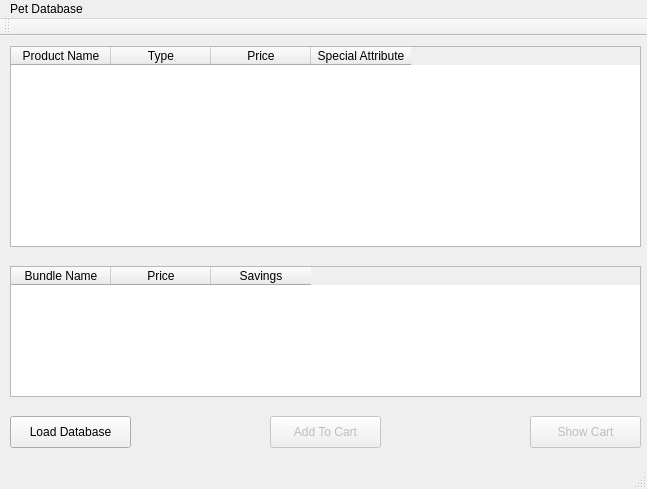
<?xml version="1.0" encoding="UTF-8"?>
<ui version="4.0">
 <class>MainWindow</class>
 <widget class="QMainWindow" name="MainWindow">
  <property name="geometry">
   <rect>
    <x>0</x>
    <y>0</y>
    <width>647</width>
    <height>489</height>
   </rect>
  </property>
  <property name="windowTitle">
   <string>Pet Database</string>
  </property>
  <widget class="QWidget" name="centralWidget">
   <widget class="QTableWidget" name="productTable">
    <property name="geometry">
     <rect>
      <x>10</x>
      <y>10</y>
      <width>631</width>
      <height>201</height>
     </rect>
    </property>
    <property name="selectionMode">
     <enum>QAbstractItemView::MultiSelection</enum>
    </property>
    <attribute name="verticalHeaderVisible">
     <bool>false</bool>
    </attribute>
    <column>
     <property name="text">
      <string>Product Name</string>
     </property>
    </column>
    <column>
     <property name="text">
      <string>Type</string>
     </property>
    </column>
    <column>
     <property name="text">
      <string>Price</string>
     </property>
    </column>
    <column>
     <property name="text">
      <string>Special Attribute</string>
     </property>
    </column>
   </widget>
   <widget class="QTableWidget" name="bundleTable">
    <property name="geometry">
     <rect>
      <x>10</x>
      <y>230</y>
      <width>631</width>
      <height>131</height>
     </rect>
    </property>
    <property name="maximumSize">
     <size>
      <width>631</width>
      <height>16777215</height>
     </size>
    </property>
    <property name="selectionMode">
     <enum>QAbstractItemView::MultiSelection</enum>
    </property>
    <attribute name="verticalHeaderVisible">
     <bool>false</bool>
    </attribute>
    <column>
     <property name="text">
      <string>Bundle Name</string>
     </property>
     <property name="textAlignment">
      <set>AlignCenter</set>
     </property>
    </column>
    <column>
     <property name="text">
      <string>Price</string>
     </property>
    </column>
    <column>
     <property name="text">
      <string>Savings</string>
     </property>
    </column>
   </widget>
   <widget class="MyPushButton" name="loadDatabaseButton">
    <property name="geometry">
     <rect>
      <x>10</x>
      <y>380</y>
      <width>121</width>
      <height>32</height>
     </rect>
    </property>
    <property name="text">
     <string>Load Database</string>
    </property>
   </widget>
   <widget class="MyPushButton" name="addToCartButton">
    <property name="enabled">
     <bool>false</bool>
    </property>
    <property name="geometry">
     <rect>
      <x>270</x>
      <y>380</y>
      <width>111</width>
      <height>32</height>
     </rect>
    </property>
    <property name="text">
     <string>Add To Cart</string>
    </property>
   </widget>
   <widget class="MyPushButton" name="showCartButton">
    <property name="enabled">
     <bool>false</bool>
    </property>
    <property name="geometry">
     <rect>
      <x>530</x>
      <y>380</y>
      <width>111</width>
      <height>32</height>
     </rect>
    </property>
    <property name="text">
     <string>Show Cart</string>
    </property>
   </widget>
  </widget>
  <widget class="QMenuBar" name="menuBar">
   <property name="geometry">
    <rect>
     <x>0</x>
     <y>0</y>
     <width>647</width>
     <height>22</height>
    </rect>
   </property>
   <widget class="QMenu" name="menuPet_Database">
    <property name="title">
     <string>Pet Database</string>
    </property>
   </widget>
   <addaction name="menuPet_Database"/>
  </widget>
  <widget class="QToolBar" name="mainToolBar">
   <attribute name="toolBarArea">
    <enum>TopToolBarArea</enum>
   </attribute>
   <attribute name="toolBarBreak">
    <bool>false</bool>
   </attribute>
  </widget>
  <widget class="QStatusBar" name="statusBar"/>
 </widget>
 <layoutdefault spacing="6" margin="11"/>
 <customwidgets>
  <customwidget>
   <class>MyPushButton</class>
   <extends>QPushButton</extends>
   <header>mypushbutton.h</header>
  </customwidget>
 </customwidgets>
 <resources/>
 <connections/>
</ui>
